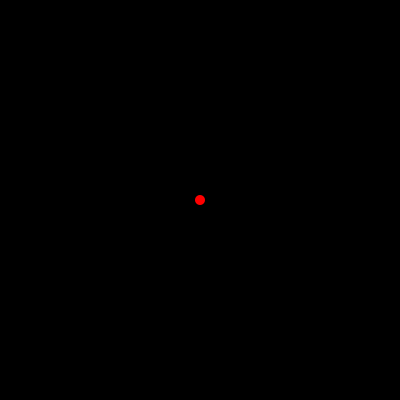
Frame 1 (no input)
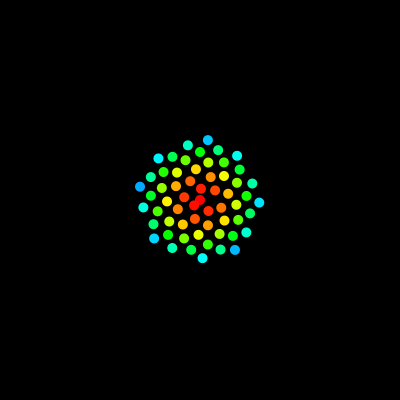
Frame 60 (the mouse pressed at the canvas centre just before this capture)
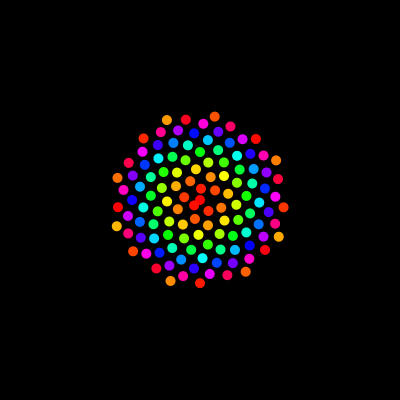
Frame 120 (the mouse held since frame 60 and released just before this capture)

The Processing sketch that drew these frames (run headless with seeded random() and noise(); from frame 60 on, the mouse is pressed at the canvas centre):

// Processing sketch: Phyllotaxis
// ── Phyllotaxis.pde
int n = 0; //Dot counter
float c = 8.0f; //Dot scaling factor;
float r = 0.0f; //Dot radius
float a = 0.0f; //Dot angle

float x = 0.0f;
float y = 0.0f;

float w2;
float h2;



void setup(){
  size(400, 400);
  background(0);
  w2 = width / 2;
  h2 = height / 2;
  colorMode(HSB);
}

void draw(){
  
  a = radians(n * 137.5);
  r = c * sqrt(n);
  
  x = r * cos(a) + w2;
  y = r * sin(a) + h2;
  
  
  noStroke();
  fill(color(a % 255, 255, 255));
  ellipse(x, y, c + 2, c + 2);
  
  //In next cycle draw the next ellipse
  n++;
  
  if(r > width && r > height){
    println("Stop looping");
    noLoop();
  }
}
